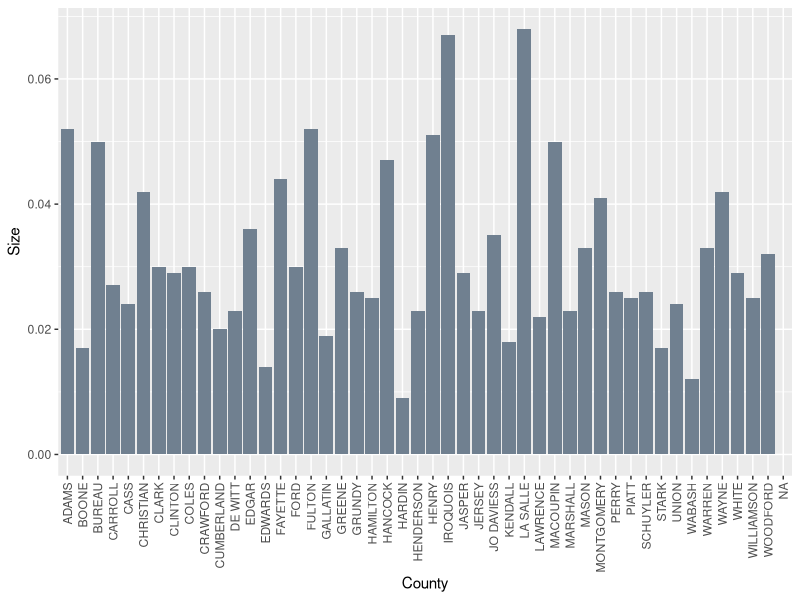

Recreate this plot in R.
#this is an example R script to demonstrate the parts of RStudio

#install a few packages - this installs the packages on your system but does not load them
  install.packages('dplyr')
  install.packages('tidyr')
  install.packages('ggplot2')

#load a few packages   
  library(dplyr)
  library(tidyr)
  library(ggplot2)
  
#R has a bunch of preloaded datasets to work with, see what datasets are available in R
  data()

#assign one of the datasets to the variable 'mw'
  mw <- midwest

#subset one of the columns
  mw1 <- mw$poppovertyknown

#check help for function "separate()"
  ?separate
  
#create a plot of area by county for Illinois where the white population is greater than 95%
  ggplot(mw[mw$state %in% 'IL' & mw$percwhite > 95,]) +
    geom_bar(aes(x=county[mw$state %in% 'IL' & mw$percwhite > 95], y=area[mw$state %in% 'IL' & mw$percwhite > 95]), stat='identity', fill="slategray") + #create barplot
    labs(x="County", y="Size") + #change labels
    theme(axis.text.x = element_text(angle = 90, vjust = 0.5, hjust = 1)) #rotate the xaxis labels
